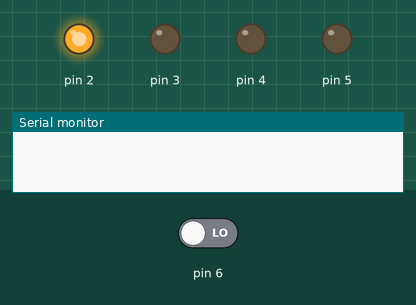
The sketch below on a simulated Arduino Mega 2560, built with avr-gcc and run on an emulated ATmega2560. Parts: output pins drawn as LEDs (lit = HIGH), the last lines printed to the serial monitor. The inputs (shaded band) are chosen by the test bench; at power-on: pin 6 LOW. The audio player accepts every command and is not drawn.

Above: at 1.0 s.
At 2.1 s:
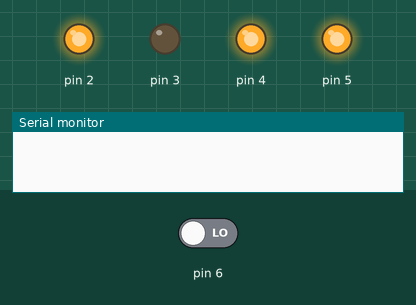
At 6.5 s:
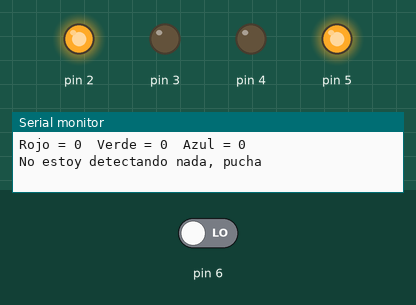
Timing chart, 0 to 8.0 s (numbered marks = the images above):
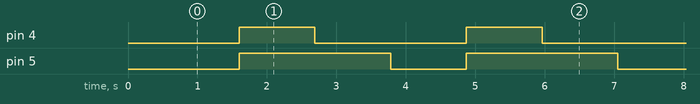

The sketch:

AudioColor4.ino
```cpp
//archivo .ino
#include "Arduino.h"
#include "DFRobotDFPlayerMini.h"
#include "SoftwareSerial.h"
#include "SensorColor.h"


SensorColor sensorColor;
DFRobotDFPlayerMini myDFPlayer;

//int readColor = 0;
// int provisorio pero se debe ligar a sensor de color
//int colorDetectado = 0;

bool reproduciendo = false;
//varía para reproducir o no
//empieza en no
unsigned long tiempoInicioReproduccion = 0;
const unsigned long duracionReproduccion = 15000;
// declara cuanto dura el audio más largo 15 segundos
// pone el 0 como inicio y 15 como final

String colorDetectado = "NADA";
String ultimoColor = "NADA";

void setup() {
  Serial1.begin(9600);
  Serial.begin(115200);

  sensorColor.configurar();

  if (!myDFPlayer.begin(Serial1, true, true)) {
    Serial.println("Error al iniciar DFPlayer");
    //avisa si no inicia
  }

  myDFPlayer.volume(15
  );
  //volumen máximo 30
}

void loop() {
  sensorColor.leer();
  sensorColor.determinarColor();
  sensorColor.mostrarSerial();

  String nuevoColor = sensorColor.colorDetectado;


  if (!reproduciendo && nuevoColor != "NADA" && nuevoColor != colorDetectado) {
    //si detecta un color inicia reproducción
    //inicia el tiempo de reproducción
    colorDetectado = nuevoColor;
    reproduciendo = true;
    tiempoInicioReproduccion = millis();

    // Reproduce audio según el color
      if (colorDetectado == "ROJO"){
      myDFPlayer.playFolder(1, 1);
      // Rojo en carpeta 01, archivo 001

    } else if (colorDetectado == "AZUL"){
      myDFPlayer.playFolder(2, 2);
      // Azul en carpeta 02, archivo 002

    } else if (colorDetectado == "NARANJO"){
      myDFPlayer.playFolder(3, 3);
      // Naranjo en carpeta 03, archivo 003

    } else if (colorDetectado == "VERDE"){
      myDFPlayer.playFolder(4, 4);
      // Verde en carpeta 04, archivo 004
    }
  }

  // Detener reproducción después de cierto tiempo
  if (reproduciendo && (millis() - tiempoInicioReproduccion > duracionReproduccion)) {
    myDFPlayer.stop();
    Serial.println("Audio detenido por tiempo");
    //esta opción ocurre como plan B a la siguiente
    //hay 15 segundos de reproducción no importa la duración del audio
    //en esos 15 segundos no detecta otro color
    reproduciendo = false;
    colorDetectado = "NADA";
  }

  // Opción adicional: detectar si el audio terminó por sí solo
  if (myDFPlayer.available()) {
    //true si se ocurrió algo con el reproductor
    uint8_t tipo = myDFPlayer.readType();
    //dato entero y positivo equivalente a byte (0-255)
    //lee el evento del DFPlayer
    int valor = myDFPlayer.read();
    //dice que audio fue reproducido

    if (tipo == DFPlayerPlayFinished) {
      //si el evento fue que terminó de reproducir ocurre lo siguiente
      Serial.println("Audio finalizado por DFPlayer");
      //devuelve texto en monitor serial
      reproduciendo = false;
      //como terminó de reproducir no reproduce más
      //puede recibir color de nuevo
      colorDetectado = "NADA";
      //Resetea reproductor
    }
  }
}

// Para probar en monitor serial
int obtenerColor() {
  if (Serial.available()) {
    return Serial.parseInt();
    // Escribe un número (1 a 4) en el monitor serial
  }
  return 0;
}
```

SensorColor.cpp
```cpp
//archivo .cpp
#include "SensorColor.h"


// constructor
SensorColor::SensorColor() {
}

// destructor
SensorColor::~SensorColor() {
}

void SensorColor::configurar() {

  //definir patita de entrada solo si es necesario
  pinMode(SensorColor::patitaS0, OUTPUT);
  pinMode(SensorColor::patitaS1, OUTPUT);
  pinMode(SensorColor::patitaS2, OUTPUT);
  pinMode(SensorColor::patitaS3, OUTPUT);
  pinMode(SensorColor::patitaSalida, OUTPUT);

  // Escala de frecuencia al 20%
  digitalWrite(SensorColor::patitaS0, HIGH);
  digitalWrite(SensorColor::patitaS1, LOW);

  // Activar sensor
  digitalWrite(SensorColor::patitaActivar, LOW);

  pinMode(SensorColor::patitaSalida, INPUT);
}

void SensorColor::leer() {
  // Leer valores normalizados
  SensorColor::lecturaRojo = SensorColor::leerRojo();
  SensorColor::lecturaVerde = SensorColor::leerVerde();
  SensorColor::lecturaAzul = SensorColor::leerAzul();
}

int SensorColor::leerRojo() {

  digitalWrite(SensorColor::patitaS2, LOW);
  digitalWrite(SensorColor::patitaS3, LOW);
  int valor = pulseIn(SensorColor::patitaSalida, LOW);
  delay(SensorColor::tiempoPausa);
  return normalizar(valor, 2000);
}

int SensorColor::leerVerde() {
  digitalWrite(SensorColor::patitaS2, HIGH);
  digitalWrite(SensorColor::patitaS3, HIGH);
  int valor = pulseIn(SensorColor::patitaSalida, LOW);
  delay(SensorColor::tiempoPausa);
  return normalizar(valor, 2000);
}

int SensorColor::leerAzul() {
  digitalWrite(SensorColor::patitaS2, LOW);
  digitalWrite(SensorColor::patitaS3, HIGH);
  int valor = pulseIn(SensorColor::patitaSalida, LOW);
  delay(SensorColor::tiempoPausa);
  return normalizar(valor, 2000);
}

int SensorColor::normalizar(int valor, int maximoEntrada) {
  if (valor > maximoEntrada) {
    valor = maximoEntrada;
  }
  return (valor * 50) / maximoEntrada;  // Escala proporcional
}

bool SensorColor::cercaDe(int valor, int objetivo) {
  // tolerancia 0 (puedes subirla a 1 o 2 si es inestable)
  return abs(valor - objetivo) <= 1;
}

void SensorColor::determinarColor() {


  if (SensorColor::cercaDe(SensorColor::lecturaRojo, 15)
      && SensorColor::cercaDe(SensorColor::lecturaVerde, 8)
      && SensorColor::cercaDe(SensorColor::lecturaAzul, 9)) {
    SensorColor::colorDetectado = "VERDE";
  } else if (SensorColor::cercaDe(SensorColor::lecturaRojo, 16)
             && SensorColor::cercaDe(SensorColor::lecturaVerde, 10)
             && SensorColor::cercaDe(SensorColor::lecturaAzul, 10)) {
    SensorColor::colorDetectado = "NARANJO";
    obtenerColor = 4;
  } else if (SensorColor::cercaDe(SensorColor::lecturaRojo, 18)
             && SensorColor::cercaDe(SensorColor::lecturaVerde, 14)
             && SensorColor::cercaDe(SensorColor::lecturaAzul, 11)) {
    SensorColor::colorDetectado = "ROJO";
    obtenerColor = 1;
  } else if (SensorColor::cercaDe(SensorColor::lecturaRojo, 9)
             && SensorColor::cercaDe(SensorColor::lecturaVerde, 9)
             && SensorColor::cercaDe(SensorColor::lecturaAzul, 6)) {
    SensorColor::colorDetectado = "AZUL";
    obtenerColor = 3;
  }
}


void SensorColor::mostrarSerial() {

  Serial.print("Rojo = ");
  Serial.print(lecturaRojo);
  Serial.print("  Verde = ");
  Serial.print(lecturaVerde);
  Serial.print("  Azul = ");
  Serial.println(lecturaAzul);

  if (SensorColor::colorDetectado != "NADA") {
    Serial.println("Detecto " + SensorColor::colorDetectado);
  } else {
    Serial.println("No estoy detectando nada, pucha");
  }
}
```

SensorColor.h
```cpp
//archivo .h

#ifndef SENSOR_COLOR_H
#define SENSOR_COLOR_H

// Sensor Reconocimiento de Color Tcs230 - Tcs3200
// se reconoce el color
// Color clasificados por R,G,B
// Se clasifican 4 Colores

#include <Arduino.h>

class SensorColor {

public:
  //////////////////////
  // funciones - metodos
  //////////////////////

  // constructor
  SensorColor();

  // destructor
  ~SensorColor();

  void configurar();

  void leer();
  int leerRojo();
  int leerVerde();
  int leerAzul();

  int normalizar(int valor, int maximoEntrada);
  bool cercaDe(int valor, int objetivo);


  void determinarColor();

  void mostrarSerial();

  ////////////////////////
  // variables - atributos
  ////////////////////////

  int lecturaRojo = 0;
  int lecturaVerde = 0;
  int lecturaAzul = 0;

  int tiempoPausa = 90;

  // patitas del sensor
  int patitaS0 = 2;
  int patitaS1 = 3;
  int patitaS2 = 4;
  int patitaS3 = 5;
  int patitaSalida = 6;
  int patitaActivar = 7;
  // #define S0 2
  // #define S1 3
  // #define S2 4
  // #define S3 5
  // #define salidaSensorOut 6
  // #define OE 7   // Pin para activar/desactivar el sensor

  String colorDetectado = "NADA";

int obtenerColor;
};

#endif
```

Measured:
- by itself, pin 4: alternates HIGH for 1.1 s and LOW for 2.2 s
- by itself, pin 5: alternates HIGH for 2.2 s and LOW for 1.1 s
- by itself, everything shown: repeats every 3.3 s, in 3 steps
